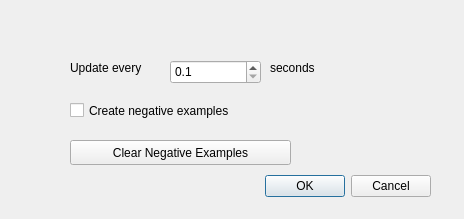
<?xml version="1.0" encoding="UTF-8"?>
<ui version="4.0">
 <class>options</class>
 <widget class="QDialog" name="options">
  <property name="geometry">
   <rect>
    <x>0</x>
    <y>0</y>
    <width>464</width>
    <height>219</height>
   </rect>
  </property>
  <property name="windowTitle">
   <string>Sensor Log Timer</string>
  </property>
  <widget class="QDialogButtonBox" name="buttonBox">
   <property name="geometry">
    <rect>
     <x>260</x>
     <y>170</y>
     <width>171</width>
     <height>32</height>
    </rect>
   </property>
   <property name="orientation">
    <enum>Qt::Horizontal</enum>
   </property>
   <property name="standardButtons">
    <set>QDialogButtonBox::Cancel|QDialogButtonBox::Ok</set>
   </property>
  </widget>
  <widget class="QDoubleSpinBox" name="doubleSpinBox">
   <property name="geometry">
    <rect>
     <x>170</x>
     <y>60</y>
     <width>91</width>
     <height>24</height>
    </rect>
   </property>
   <property name="decimals">
    <number>1</number>
   </property>
   <property name="minimum">
    <double>0.100000000000000</double>
   </property>
   <property name="maximum">
    <double>1.000000000000000</double>
   </property>
   <property name="singleStep">
    <double>0.100000000000000</double>
   </property>
  </widget>
  <widget class="QLabel" name="label">
   <property name="geometry">
    <rect>
     <x>70</x>
     <y>60</y>
     <width>91</width>
     <height>16</height>
    </rect>
   </property>
   <property name="text">
    <string>Update every</string>
   </property>
  </widget>
  <widget class="QLabel" name="label_2">
   <property name="geometry">
    <rect>
     <x>270</x>
     <y>60</y>
     <width>62</width>
     <height>16</height>
    </rect>
   </property>
   <property name="text">
    <string>seconds</string>
   </property>
  </widget>
  <widget class="QCheckBox" name="negativeCheckBox">
   <property name="geometry">
    <rect>
     <x>70</x>
     <y>100</y>
     <width>231</width>
     <height>21</height>
    </rect>
   </property>
   <property name="text">
    <string>Create negative examples</string>
   </property>
  </widget>
  <widget class="QPushButton" name="clearPushButton">
   <property name="geometry">
    <rect>
     <x>70</x>
     <y>140</y>
     <width>221</width>
     <height>25</height>
    </rect>
   </property>
   <property name="text">
    <string>Clear Negative Examples</string>
   </property>
  </widget>
 </widget>
 <resources/>
 <connections>
  <connection>
   <sender>buttonBox</sender>
   <signal>accepted()</signal>
   <receiver>options</receiver>
   <slot>accept()</slot>
   <hints>
    <hint type="sourcelabel">
     <x>248</x>
     <y>254</y>
    </hint>
    <hint type="destinationlabel">
     <x>157</x>
     <y>274</y>
    </hint>
   </hints>
  </connection>
  <connection>
   <sender>buttonBox</sender>
   <signal>rejected()</signal>
   <receiver>options</receiver>
   <slot>reject()</slot>
   <hints>
    <hint type="sourcelabel">
     <x>316</x>
     <y>260</y>
    </hint>
    <hint type="destinationlabel">
     <x>286</x>
     <y>274</y>
    </hint>
   </hints>
  </connection>
 </connections>
</ui>
